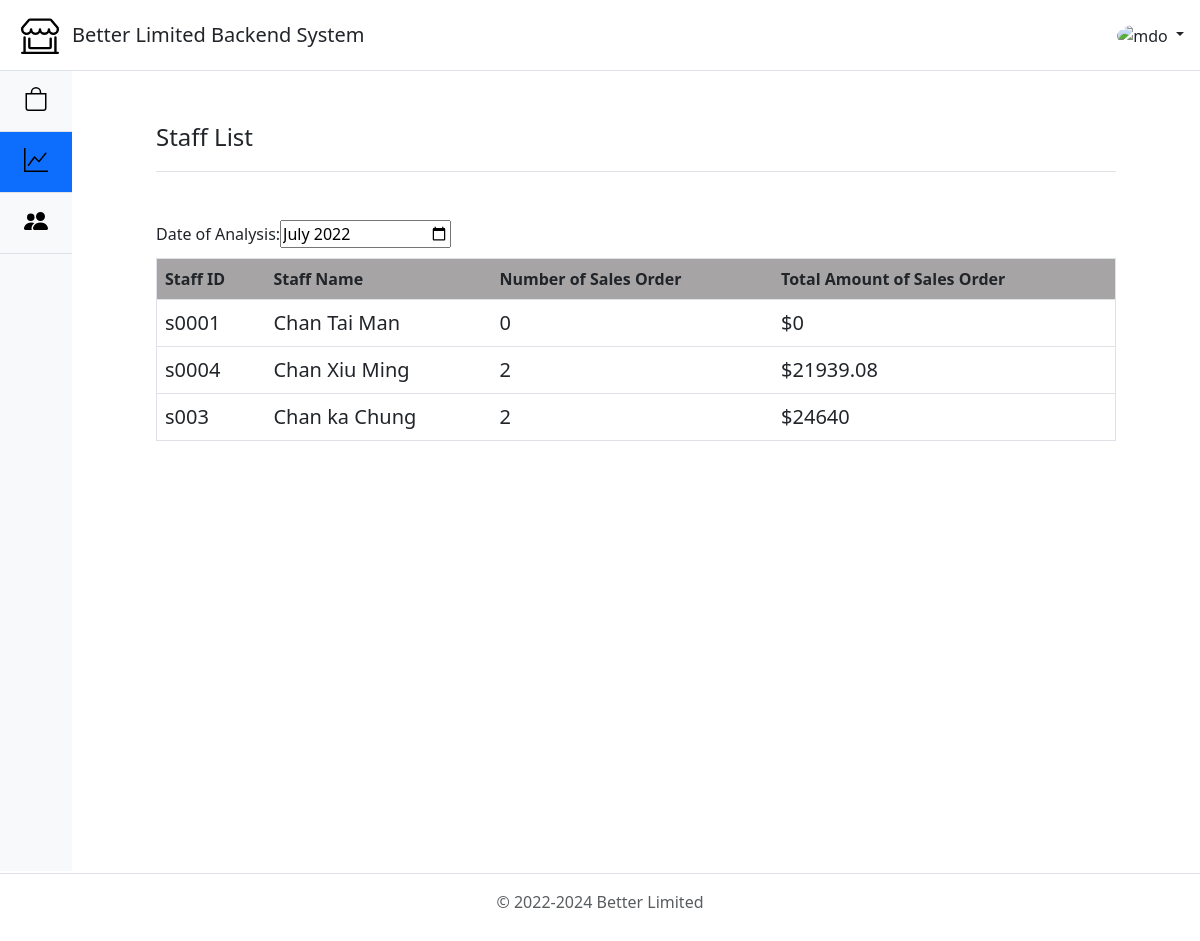
/manager/MonthlyReport.php (signed in), run on the app's committed database.
### tables this page shows
CREATE TABLE `Staff` (
  `staffID` varchar(50) NOT NULL,
  `staffName` varchar(100) NOT NULL,
  `password` varchar(50) NOT NULL,
  `position` varchar(50) NOT NULL
);

### manager/MonthlyReport.php (the view, shortened to what this page needs)
<!doctype html>
<html lang="en">
  <head>
    <link href="../css/style.css" rel="stylesheet">
    <link href="../css/bootstrap-main.css" rel="stylesheet">
  </head>
<body>
  <?php include_once '../include/bootstrapImage.php';
          include_once 'include/ManagerHeader.php';
    ?>
  <main class="d-flex flex-nowrap">
      <div class="d-flex flex-column flex-shrink-0 bg-light" style="width: 4.5rem;">
        <ul class="nav nav-pills nav-flush flex-column mb-auto text-center">
          <li class="nav-item">
            <a href="ProductItem.php" class="nav-link py-3 border-bottom rounded-0" aria-current="page" title="Product Item" data-bs-toggle="tooltip" data-bs-placement="right">
              <svg class="bi pe-none" width="24" height="24" role="img" aria-label="Item"><use xlink:href="#Item"/></svg>
            </a>
          </li>
          <li>
            <a href="monthlyReport.php" class="nav-link active py-3 border-bottom rounded-0" title="Monthly Report" data-bs-toggle="tooltip" data-bs-placement="right">
              <svg class="bi pe-none" width="24" height="24" role="img" aria-label="Chart"><use xlink:href="#Chart"/></svg>
            </a>
          </li>
          <li>
            <a href="Customer.php" class="nav-link py-3 border-bottom rounded-0" title="Customer" data-bs-toggle="tooltip" data-bs-placement="right">
              <svg class="bi pe-none" width="24" height="24" role="img" aria-label="Customer"><use xlink:href="#Customer"/></svg>
            </a>
          </li>
        </ul>
      </div>
    <div class="MainContent col-lg-8 py-md-5 mx-auto" style="width:80%" >
      <div class="d-flex align-items-center pb-3 mb-5 border-bottom">
        <a h\class="d-flex align-items-center text-dark text-decoration-none">
          <span class="fs-4">Staff List</span>
        </a>
      </div>
      <form id="myForm" name="form" action="<?php echo htmlspecialchars($_SERVER["PHP_SELF"]); ?>" method="POST">
        <div style="margin-bottom:10px" onchange="document.getElementById('myForm').submit();">
          Date of Analysis:<input name="datepicker" type="month" value="<?php
          if(!isset($_POST['datepicker']))
            echo date('Y-m');
          else
            echo $_POST['datepicker'];
          ?>" />
        </div>
      </form>
      <table class="table" id="table">
        <thead>
          <tr>
            <th>Staff ID</th>
            <th>Staff Name</th>
            <th>Number of Sales Order</th>
            <th>Total Amount of Sales Order</th>
          </tr>
        </thead>
        <tbody>
          <?php
            if(isset($_POST['datepicker']))
              $date = $_POST['datepicker'];
            else
              $date = date('Y-m');
            require_once("../conn/conn.php");
            $sql = "SELECT * from Staff WHERE position = 'Staff' ";
            $rs = mysqli_query($conn, $sql)
              or die (mysqli_error($conn));
            while($rc = mysqli_fetch_assoc($rs)){
              $sql2 = "SELECT COUNT(`orderID`) AS OrderCount,SUM(`totalPrice`) AS TotelPrice FROM `Orders`
                      WHERE `staffID` = '" . $rc["staffID"] . "' AND `dateTime` LIKE '" . $date . "%' ";
              $rs2 = mysqli_query($conn, $sql2);
              $rc2 = mysqli_fetch_assoc($rs2);
              echo "<tr>";
              echo "<td>" . $rc["staffID"] . "</td>";
              echo "<td>". $rc["staffName"] . "</td>";
              echo "<td>" . $rc2["OrderCount"] . "</td>";
              if($rc2["TotelPrice"] != null)
                echo "<td>$". $rc2["TotelPrice"] . "</td>";
              else
                echo "<td>$0</td>";
              echo "</tr>";
            }
          ?>
        </tbody>
      </table>
  </main>
  <?php include_once '../include/Footer.php';?>
</body>
</html>

### css/style.css (style rules this page uses)
body { min-height: 100vh; min-height: -webkit-fill-available; font-family: 'Segoe UI', Tahoma, Geneva, Verdana, sans-serif; margin: 0; }
html { height: -webkit-fill-available; }
main { height: 100vh; height: -webkit-fill-available; max-height: 100vh; overflow-x: auto; overflow-y: hidden; }
.bi { vertical-align: -.125em; }
.table thead tr th { background-color: rgb(166, 164, 164); }
table td { font-size: 20px; }
table { border: thin solid black; width: auto; height: auto; }

### data on the page
staff: staffID "s0001", staffName "Chan Tai Man", OrderCount "0", shows "$0"
staff: staffID "s0004", staffName "Chan Xiu Ming", OrderCount "2", TotelPrice "21939.08"
staff: staffID "s003", staffName "Chan ka Chung", OrderCount "2", TotelPrice "24640"
